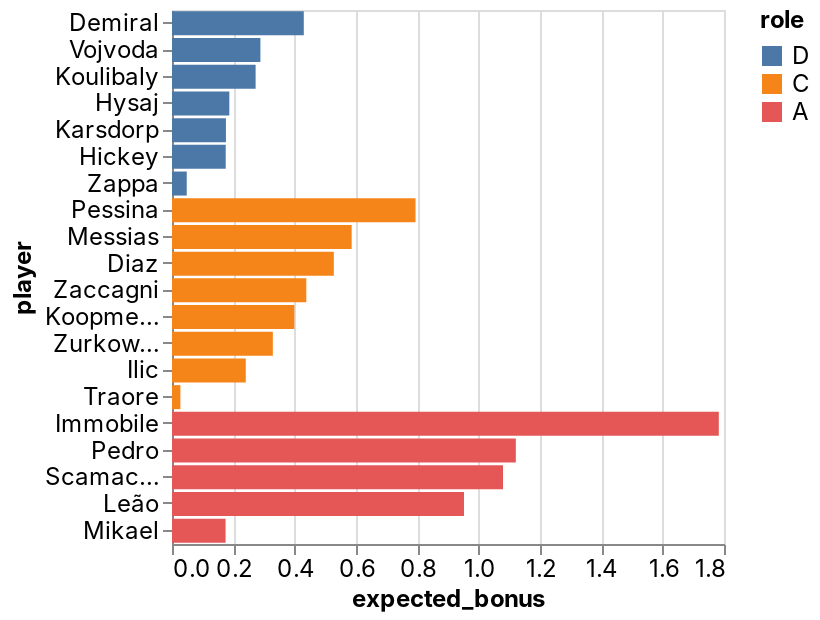

Write notebook code for a chart like this one.
### Code cell
_deepnote_run_altair(team, """{"$schema":"https://vega.github.io/schema/vega-lite/v4.json","mark":{"type":"bar","tooltip":{"content":"data"}},"height":220,"autosize":{"type":"fit"},"data":{"name":"placeholder"},"encoding":{"x":{"field":"expected_bonus","type":"quantitative","sort":null,"scale":{"type":"linear","zero":false}},"y":{"field":"player","type":"nominal","sort":null,"scale":{"type":"linear","zero":true}},"color":{"field":"role","type":"nominal","sort":null,"scale":{"type":"linear","zero":false}}}}""")

### Figure 1 — Vega-Lite specification as saved in the notebook (floating-point values rounded to 4 significant figures)
{"config": {"view": {"continuousWidth": 400, "continuousHeight": 300}, "area": {"fill": "#51C0E9"}, "axis": {"labelFont": "Inter, sans-serif", "labelFontSize": 12, "labelFontWeight": "normal", "labelLimit": 60, "labelOverlap": "greedy", "titleFont": "Inter, sans-serif", "titleFontSize": 12, "titleFontWeight": "bold"}, "background": "#ffffff", "legend": {"labelFont": "Inter, sans-serif", "labelFontSize": 12, "titleFont": "Inter, sans-serif", "titleFontSize": 12, "titleFontWeight": "bold"}, "line": {"stroke": "#51C0E9", "strokeWidth": 2}, "rect": {"fill": "#51C0E9"}, "title": {"anchor": "start", "color": "#000000", "font": "Inter, sans-serif", "fontSize": 22, "fontWeight": "normal"}}, "data": {"name": "data-4b418d9283cd835e6f6e17da214181dc"}, "mark": {"type": "bar", "tooltip": {"content": "data"}}, "autosize": {"type": "fit"}, "encoding": {"color": {"type": "nominal", "field": "role", "scale": {"type": "linear", "zero": false}, "sort": null}, "x": {"type": "quantitative", "field": "expected_bonus", "scale": {"type": "linear", "zero": false}, "sort": null}, "y": {"type": "nominal", "field": "player", "scale": {"type": "linear", "zero": true}, "sort": null}}, "height": 300, "width": "container", "$schema": "https://vega.github.io/schema/vega-lite/v4.json", "datasets": {"data-4b418d9283cd835e6f6e17da214181dc": [{"fanta_team": "Scansuolo ", "role": "D", "player": "Demiral", "team": "Atalanta", "opponent": "Empoli", "date": "2022-05-22T00:00:00", "expected_bonus": 0.4297}, {"fanta_team": "Scansuolo ", "role": "D", "player": "Vojvoda", "team": "Torino", "opponent": "Roma", "date": "2022-05-22T00:00:00", "expected_bonus": 0.2883}, {"fanta_team": "Scansuolo ", "role": "D", "player": "Koulibaly", "team": "Napoli", "opponent": "Spezia", "date": "2022-05-22T00:00:00", "expected_bonus": 0.2727}, {"fanta_team": "Scansuolo ", "role": "D", "player": "Hysaj", "team": "Lazio", "opponent": "Verona", "date": "2022-05-22T00:00:00", "expected_bonus": 0.1869}, {"fanta_team": "Scansuolo ", "role": "D", "player": "Karsdorp", "team": "Roma", "opponent": "Torino", "date": "2022-05-22T00:00:00", "expected_bonus": 0.1759}, {"fanta_team": "Scansuolo ", "role": "D", "player": "Hickey", "team": "Bologna", "opponent": "Genoa", "date": "2022-05-22T00:00:00", "expected_bonus": 0.1752}, {"fanta_team": "Scansuolo ", "role": "D", "player": "Zappa", "team": "Cagliari", "opponent": "Venezia", "date": "2022-05-22T00:00:00", "expected_bonus": 0.04805}, {"fanta_team": "Scansuolo ", "role": "C", "player": "Pessina", "team": "Atalanta", "opponent": "Empoli", "date": "2022-05-22T00:00:00", "expected_bonus": 0.7942}, {"fanta_team": "Scansuolo ", "role": "C", "player": "Messias", "team": "AC Milan", "opponent": "Sassuolo", "date": "2022-05-22T00:00:00", "expected_bonus": 0.5859}, {"fanta_team": "Scansuolo ", "role": "C", "player": "Diaz", "team": "AC Milan", "opponent": "Sassuolo", "date": "2022-05-22T00:00:00", "expected_bonus": 0.5276}, {"fanta_team": "Scansuolo ", "role": "C", "player": "Zaccagni", "team": "Lazio", "opponent": "Verona", "date": "2022-05-22T00:00:00", "expected_bonus": 0.4379}, {"fanta_team": "Scansuolo ", "role": "C", "player": "Koopmeiners", "team": "Atalanta", "opponent": "Empoli", "date": "2022-05-22T00:00:00", "expected_bonus": 0.399}, {"fanta_team": "Scansuolo ", "role": "C", "player": "Zurkowski", "team": "Empoli", "opponent": "Atalanta", "date": "2022-05-22T00:00:00", "expected_bonus": 0.3288}, {"fanta_team": "Scansuolo ", "role": "C", "player": "Ilic", "team": "Verona", "opponent": "Lazio", "date": "2022-05-22T00:00:00", "expected_bonus": 0.2406}, {"fanta_team": "Scansuolo ", "role": "C", "player": "Traore", "team": "Sassuolo", "opponent": "AC Milan", "date": "2022-05-22T00:00:00", "expected_bonus": 0.02735}, {"fanta_team": "Scansuolo ", "role": "A", "player": "Immobile", "team": "Lazio", "opponent": "Verona", "date": "2022-05-22T00:00:00", "expected_bonus": 1.783}, {"fanta_team": "Scansuolo ", "role": "A", "player": "Pedro", "team": "Cagliari", "opponent": "Venezia", "date": "2022-05-22T00:00:00", "expected_bonus": 1.121}, {"fanta_team": "Scansuolo ", "role": "A", "player": "Scamacca", "team": "Sassuolo", "opponent": "AC Milan", "date": "2022-05-22T00:00:00", "expected_bonus": 1.079}, {"fanta_team": "Scansuolo ", "role": "A", "player": "Leão", "team": "AC Milan", "opponent": "Sassuolo", "date": "2022-05-22T00:00:00", "expected_bonus": 0.9521}, {"fanta_team": "Scansuolo ", "role": "A", "player": "Mikael", "team": "Salernitana", "opponent": "Udinese", "date": "2022-05-22T00:00:00", "expected_bonus": 0.1747}]}}
